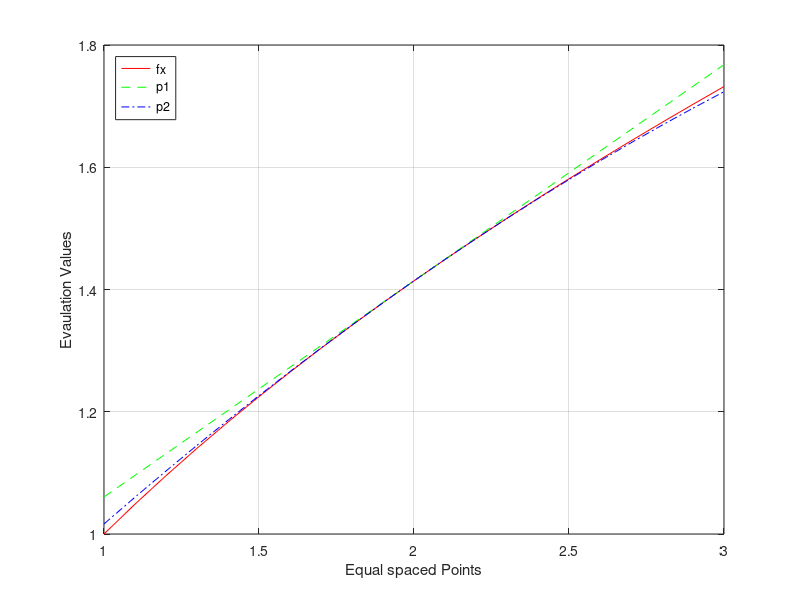

MATLAB code for this plot:
% SKU CoE ITE - 20170910 ParkSooYoung
% Grade 3 , Semester 1 , Chapter 5-2-1 , Number 1

x = 1.0:0.1:3.0;
fx = sqrt(x);
p1 = sqrt(2) + (sqrt(2)/4) .* (x - 2);
p2 = p1 - (sqrt(2)/32) * (x - 2) .^ 2;
plot(x, fx, '-r', x, p1, '--g', x, p2, '-.b');
legend('fx', 'p1', 'p2', 'Location', 'NorthWest');
xlabel('Equal spaced Points');
ylabel('Evaulation Values');
grid on;
